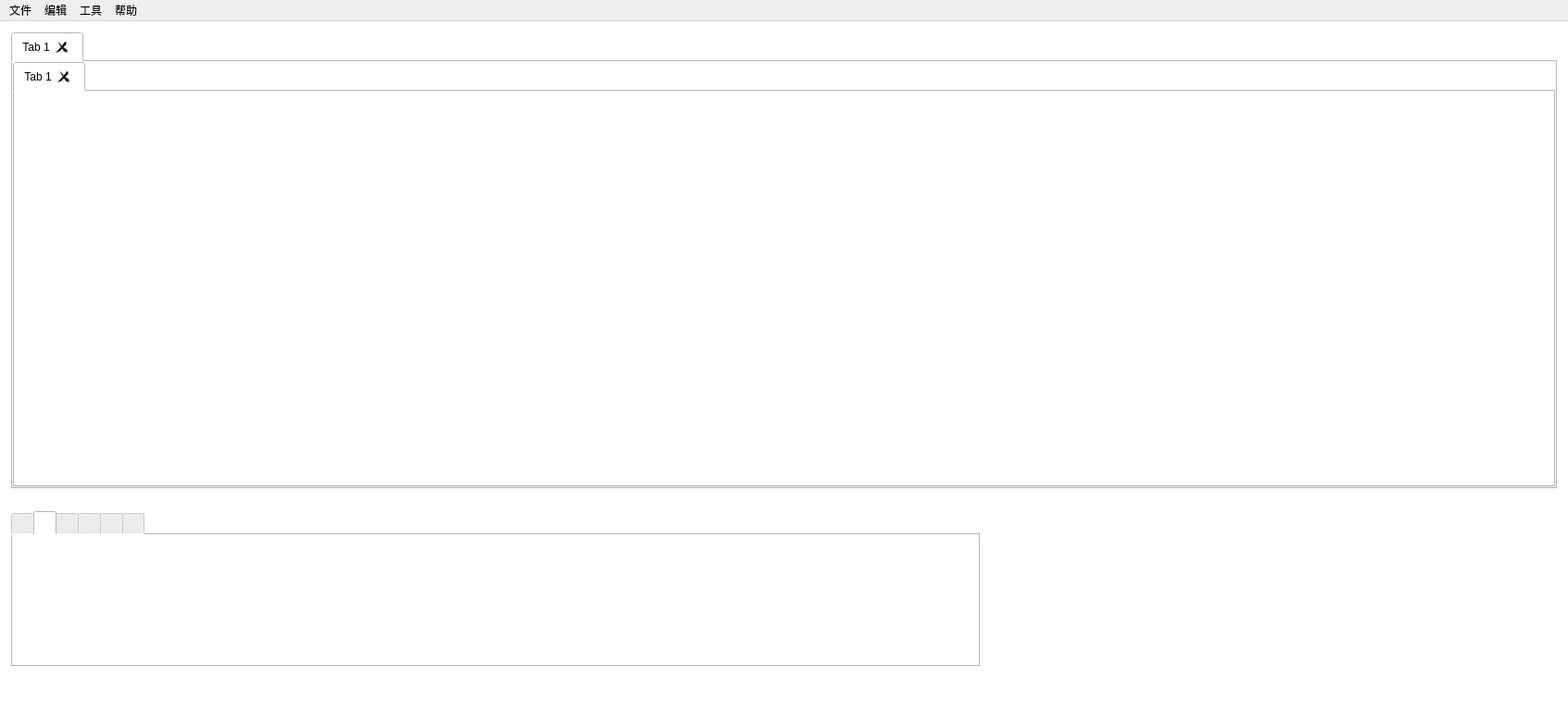
<?xml version="1.0" encoding="UTF-8"?>
<ui version="4.0">
 <class>MainWindow</class>
 <widget class="QMainWindow" name="MainWindow">
  <property name="geometry">
   <rect>
    <x>0</x>
    <y>0</y>
    <width>1693</width>
    <height>757</height>
   </rect>
  </property>
  <property name="windowTitle">
   <string>MainWindow</string>
  </property>
  <property name="styleSheet">
   <string notr="true"/>
  </property>
  <widget class="QWidget" name="centralWidget">
   <property name="styleSheet">
    <string notr="true">color: rgb(255, 255, 255);
background-color: rgb(255, 255, 255);</string>
   </property>
   <layout class="QVBoxLayout" name="verticalLayout_2">
    <property name="spacing">
     <number>0</number>
    </property>
    <property name="leftMargin">
     <number>12</number>
    </property>
    <property name="topMargin">
     <number>12</number>
    </property>
    <property name="rightMargin">
     <number>12</number>
    </property>
    <property name="bottomMargin">
     <number>12</number>
    </property>
    <item>
     <widget class="QTabWidget" name="projects">
      <property name="styleSheet">
       <string notr="true">color: rgb(0, 0, 0);
background-color: rgb(255, 255, 255);
</string>
      </property>
      <property name="currentIndex">
       <number>0</number>
      </property>
      <property name="tabsClosable">
       <bool>true</bool>
      </property>
      <widget class="QWidget" name="tab_4">
       <attribute name="title">
        <string>Tab 1</string>
       </attribute>
       <layout class="QVBoxLayout" name="verticalLayout">
        <property name="spacing">
         <number>0</number>
        </property>
        <property name="leftMargin">
         <number>0</number>
        </property>
        <property name="topMargin">
         <number>0</number>
        </property>
        <property name="rightMargin">
         <number>0</number>
        </property>
        <property name="bottomMargin">
         <number>0</number>
        </property>
        <item>
         <widget class="QTabWidget" name="programs">
          <property name="styleSheet">
           <string notr="true"/>
          </property>
          <property name="currentIndex">
           <number>0</number>
          </property>
          <property name="tabsClosable">
           <bool>true</bool>
          </property>
          <widget class="QWidget" name="tab_6">
           <attribute name="title">
            <string>Tab 1</string>
           </attribute>
           <layout class="QVBoxLayout" name="verticalLayout_3">
            <property name="spacing">
             <number>0</number>
            </property>
            <property name="leftMargin">
             <number>0</number>
            </property>
            <property name="topMargin">
             <number>0</number>
            </property>
            <property name="rightMargin">
             <number>0</number>
            </property>
            <property name="bottomMargin">
             <number>0</number>
            </property>
            <item>
             <widget class="QGraphicsView" name="graphicsView">
              <property name="enabled">
               <bool>true</bool>
              </property>
              <property name="frameShape">
               <enum>QFrame::NoFrame</enum>
              </property>
              <property name="frameShadow">
               <enum>QFrame::Sunken</enum>
              </property>
              <property name="lineWidth">
               <number>0</number>
              </property>
              <property name="midLineWidth">
               <number>0</number>
              </property>
             </widget>
            </item>
           </layout>
          </widget>
         </widget>
        </item>
       </layout>
      </widget>
     </widget>
    </item>
    <item>
     <layout class="QHBoxLayout" name="horizontalLayout">
      <property name="spacing">
       <number>0</number>
      </property>
      <item>
       <widget class="QTabWidget" name="modules">
        <property name="sizePolicy">
         <sizepolicy hsizetype="Expanding" vsizetype="Fixed">
          <horstretch>0</horstretch>
          <verstretch>0</verstretch>
         </sizepolicy>
        </property>
        <property name="minimumSize">
         <size>
          <width>0</width>
          <height>168</height>
         </size>
        </property>
        <property name="maximumSize">
         <size>
          <width>16777215</width>
          <height>168</height>
         </size>
        </property>
        <property name="autoFillBackground">
         <bool>false</bool>
        </property>
        <property name="styleSheet">
         <string notr="true">QTabWidget::tab-bar {left: 250px; }
background-image: url(:/image/mainwindow/widget.png);</string>
        </property>
        <property name="tabShape">
         <enum>QTabWidget::Rounded</enum>
        </property>
        <property name="currentIndex">
         <number>1</number>
        </property>
        <property name="iconSize">
         <size>
          <width>62</width>
          <height>21</height>
         </size>
        </property>
        <property name="elideMode">
         <enum>Qt::ElideNone</enum>
        </property>
        <widget class="QWidget" name="green">
         <property name="styleSheet">
          <string notr="true">background-image: url(:/image/mainwindow/1276_168.png);</string>
         </property>
         <attribute name="icon">
          <iconset resource="image.qrc">
           <normaloff>:/image/mainwindow/green.png</normaloff>:/image/mainwindow/green.png</iconset>
         </attribute>
         <attribute name="title">
          <string/>
         </attribute>
         <layout class="QHBoxLayout" name="horizontalLayout_2">
          <property name="topMargin">
           <number>23</number>
          </property>
          <item>
           <spacer name="horizontalSpacer_2">
            <property name="orientation">
             <enum>Qt::Horizontal</enum>
            </property>
            <property name="sizeHint" stdset="0">
             <size>
              <width>72</width>
              <height>20</height>
             </size>
            </property>
           </spacer>
          </item>
          <item>
           <widget class="QLabel" name="label">
            <property name="sizePolicy">
             <sizepolicy hsizetype="Fixed" vsizetype="Fixed">
              <horstretch>0</horstretch>
              <verstretch>0</verstretch>
             </sizepolicy>
            </property>
            <property name="minimumSize">
             <size>
              <width>117</width>
              <height>110</height>
             </size>
            </property>
            <property name="maximumSize">
             <size>
              <width>117</width>
              <height>110</height>
             </size>
            </property>
            <property name="lineWidth">
             <number>0</number>
            </property>
            <property name="text">
             <string/>
            </property>
            <property name="pixmap">
             <pixmap resource="image.qrc">:/image/mainwindow/green_1.png</pixmap>
            </property>
           </widget>
          </item>
          <item>
           <widget class="QLabel" name="label_2">
            <property name="sizePolicy">
             <sizepolicy hsizetype="Fixed" vsizetype="Fixed">
              <horstretch>0</horstretch>
              <verstretch>0</verstretch>
             </sizepolicy>
            </property>
            <property name="minimumSize">
             <size>
              <width>117</width>
              <height>110</height>
             </size>
            </property>
            <property name="maximumSize">
             <size>
              <width>117</width>
              <height>110</height>
             </size>
            </property>
            <property name="lineWidth">
             <number>0</number>
            </property>
            <property name="text">
             <string/>
            </property>
            <property name="pixmap">
             <pixmap resource="image.qrc">:/image/mainwindow/green_2.png</pixmap>
            </property>
           </widget>
          </item>
          <item>
           <widget class="QLabel" name="label_3">
            <property name="sizePolicy">
             <sizepolicy hsizetype="Fixed" vsizetype="Fixed">
              <horstretch>0</horstretch>
              <verstretch>0</verstretch>
             </sizepolicy>
            </property>
            <property name="minimumSize">
             <size>
              <width>117</width>
              <height>110</height>
             </size>
            </property>
            <property name="maximumSize">
             <size>
              <width>117</width>
              <height>110</height>
             </size>
            </property>
            <property name="lineWidth">
             <number>0</number>
            </property>
            <property name="text">
             <string/>
            </property>
            <property name="pixmap">
             <pixmap resource="image.qrc">:/image/mainwindow/green_3.png</pixmap>
            </property>
           </widget>
          </item>
          <item>
           <widget class="QLabel" name="label_4">
            <property name="sizePolicy">
             <sizepolicy hsizetype="Fixed" vsizetype="Fixed">
              <horstretch>0</horstretch>
              <verstretch>0</verstretch>
             </sizepolicy>
            </property>
            <property name="minimumSize">
             <size>
              <width>117</width>
              <height>110</height>
             </size>
            </property>
            <property name="maximumSize">
             <size>
              <width>117</width>
              <height>110</height>
             </size>
            </property>
            <property name="lineWidth">
             <number>0</number>
            </property>
            <property name="text">
             <string/>
            </property>
            <property name="pixmap">
             <pixmap resource="image.qrc">:/image/mainwindow/green_4.png</pixmap>
            </property>
           </widget>
          </item>
          <item>
           <widget class="QLabel" name="label_5">
            <property name="sizePolicy">
             <sizepolicy hsizetype="Fixed" vsizetype="Fixed">
              <horstretch>0</horstretch>
              <verstretch>0</verstretch>
             </sizepolicy>
            </property>
            <property name="minimumSize">
             <size>
              <width>117</width>
              <height>110</height>
             </size>
            </property>
            <property name="maximumSize">
             <size>
              <width>117</width>
              <height>110</height>
             </size>
            </property>
            <property name="lineWidth">
             <number>0</number>
            </property>
            <property name="text">
             <string/>
            </property>
            <property name="pixmap">
             <pixmap resource="image.qrc">:/image/mainwindow/green_5.png</pixmap>
            </property>
           </widget>
          </item>
          <item>
           <widget class="QLabel" name="label_6">
            <property name="sizePolicy">
             <sizepolicy hsizetype="Fixed" vsizetype="Fixed">
              <horstretch>0</horstretch>
              <verstretch>0</verstretch>
             </sizepolicy>
            </property>
            <property name="minimumSize">
             <size>
              <width>117</width>
              <height>110</height>
             </size>
            </property>
            <property name="maximumSize">
             <size>
              <width>117</width>
              <height>110</height>
             </size>
            </property>
            <property name="lineWidth">
             <number>0</number>
            </property>
            <property name="text">
             <string/>
            </property>
            <property name="pixmap">
             <pixmap resource="image.qrc">:/image/mainwindow/green_6.png</pixmap>
            </property>
           </widget>
          </item>
          <item>
           <widget class="QLabel" name="label_7">
            <property name="sizePolicy">
             <sizepolicy hsizetype="Fixed" vsizetype="Fixed">
              <horstretch>0</horstretch>
              <verstretch>0</verstretch>
             </sizepolicy>
            </property>
            <property name="minimumSize">
             <size>
              <width>117</width>
              <height>110</height>
             </size>
            </property>
            <property name="maximumSize">
             <size>
              <width>117</width>
              <height>110</height>
             </size>
            </property>
            <property name="lineWidth">
             <number>0</number>
            </property>
            <property name="text">
             <string/>
            </property>
            <property name="pixmap">
             <pixmap resource="image.qrc">:/image/mainwindow/green_5.png</pixmap>
            </property>
           </widget>
          </item>
          <item>
           <spacer name="horizontalSpacer">
            <property name="orientation">
             <enum>Qt::Horizontal</enum>
            </property>
            <property name="sizeHint" stdset="0">
             <size>
              <width>72</width>
              <height>20</height>
             </size>
            </property>
           </spacer>
          </item>
         </layout>
        </widget>
        <widget class="QWidget" name="orange">
         <attribute name="icon">
          <iconset resource="image.qrc">
           <normaloff>:/image/mainwindow/yellow.png</normaloff>:/image/mainwindow/yellow.png</iconset>
         </attribute>
         <attribute name="title">
          <string/>
         </attribute>
        </widget>
        <widget class="QWidget" name="yellow">
         <attribute name="icon">
          <iconset resource="image.qrc">
           <normaloff>:/image/mainwindow/orange.png</normaloff>:/image/mainwindow/orange.png</iconset>
         </attribute>
         <attribute name="title">
          <string/>
         </attribute>
         <widget class="QWidget" name="gridLayoutWidget_3">
          <property name="geometry">
           <rect>
            <x>300</x>
            <y>40</y>
            <width>160</width>
            <height>80</height>
           </rect>
          </property>
          <layout class="QGridLayout" name="gridLayout_3"/>
         </widget>
        </widget>
        <widget class="QWidget" name="red">
         <attribute name="icon">
          <iconset resource="image.qrc">
           <normaloff>:/image/mainwindow/white.png</normaloff>:/image/mainwindow/white.png</iconset>
         </attribute>
         <attribute name="title">
          <string/>
         </attribute>
         <widget class="QWidget" name="gridLayoutWidget_2">
          <property name="geometry">
           <rect>
            <x>350</x>
            <y>50</y>
            <width>160</width>
            <height>80</height>
           </rect>
          </property>
          <layout class="QGridLayout" name="gridLayout_2"/>
         </widget>
        </widget>
        <widget class="QWidget" name="blue">
         <attribute name="icon">
          <iconset resource="image.qrc">
           <normaloff>:/image/mainwindow/green.png</normaloff>:/image/mainwindow/green.png</iconset>
         </attribute>
         <attribute name="title">
          <string/>
         </attribute>
         <widget class="QWidget" name="gridLayoutWidget">
          <property name="geometry">
           <rect>
            <x>300</x>
            <y>30</y>
            <width>160</width>
            <height>80</height>
           </rect>
          </property>
          <layout class="QGridLayout" name="gridLayout"/>
         </widget>
        </widget>
        <widget class="QWidget" name="mymodule">
         <attribute name="icon">
          <iconset resource="image.qrc">
           <normaloff>:/image/mainwindow/blue.png</normaloff>:/image/mainwindow/blue.png</iconset>
         </attribute>
         <attribute name="title">
          <string/>
         </attribute>
         <widget class="QWidget" name="gridLayoutWidget_6">
          <property name="geometry">
           <rect>
            <x>120</x>
            <y>10</y>
            <width>160</width>
            <height>80</height>
           </rect>
          </property>
          <layout class="QGridLayout" name="gridLayout_6"/>
         </widget>
        </widget>
       </widget>
      </item>
      <item>
       <widget class="QLabel" name="label_43">
        <property name="sizePolicy">
         <sizepolicy hsizetype="Fixed" vsizetype="Fixed">
          <horstretch>0</horstretch>
          <verstretch>0</verstretch>
         </sizepolicy>
        </property>
        <property name="minimumSize">
         <size>
          <width>623</width>
          <height>217</height>
         </size>
        </property>
        <property name="maximumSize">
         <size>
          <width>623</width>
          <height>217</height>
         </size>
        </property>
        <property name="text">
         <string/>
        </property>
        <property name="pixmap">
         <pixmap resource="image.qrc">:/image/mainwindow/623_217.png</pixmap>
        </property>
       </widget>
      </item>
     </layout>
    </item>
   </layout>
  </widget>
  <widget class="QMenuBar" name="menuBar">
   <property name="geometry">
    <rect>
     <x>0</x>
     <y>0</y>
     <width>1693</width>
     <height>23</height>
    </rect>
   </property>
   <property name="autoFillBackground">
    <bool>false</bool>
   </property>
   <property name="styleSheet">
    <string notr="true"/>
   </property>
   <widget class="QMenu" name="file">
    <property name="styleSheet">
     <string notr="true"/>
    </property>
    <property name="title">
     <string>文件</string>
    </property>
    <addaction name="actionNew_project"/>
    <addaction name="actionNew_program"/>
    <addaction name="actionOpen_project"/>
    <addaction name="separator"/>
    <addaction name="actionClose_file"/>
    <addaction name="actionClose_project"/>
    <addaction name="separator"/>
    <addaction name="actionSave_project"/>
    <addaction name="actionSava_as"/>
    <addaction name="separator"/>
    <addaction name="actionPrint"/>
    <addaction name="separator"/>
    <addaction name="actionExit"/>
   </widget>
   <widget class="QMenu" name="edit">
    <property name="title">
     <string>编辑</string>
    </property>
    <widget class="QMenu" name="menuLanguage">
     <property name="title">
      <string>更改语言</string>
     </property>
     <addaction name="actionChinese"/>
     <addaction name="actionEnglish"/>
    </widget>
    <addaction name="actionUndo"/>
    <addaction name="actionRedo"/>
    <addaction name="separator"/>
    <addaction name="actionCut"/>
    <addaction name="actionCopy"/>
    <addaction name="actionPaste"/>
    <addaction name="menuLanguage"/>
   </widget>
   <widget class="QMenu" name="tool">
    <property name="title">
     <string>工具</string>
    </property>
    <addaction name="actionVoice"/>
    <addaction name="actionImage"/>
    <addaction name="actionMymodule"/>
    <addaction name="actionUpdate"/>
    <addaction name="actionWireless"/>
    <addaction name="actionModuleImport"/>
    <addaction name="actionDownload"/>
    <addaction name="actionMemoryBrowser"/>
    <addaction name="actionLogManager"/>
    <addaction name="actionDeleteFromDateSet"/>
    <addaction name="actionCreateLogProject"/>
    <addaction name="actionExportDateSet"/>
    <addaction name="actionImportProjectBlock"/>
   </widget>
   <widget class="QMenu" name="help">
    <property name="title">
     <string>帮助</string>
    </property>
    <addaction name="actionContextHelp"/>
    <addaction name="actionEV3help"/>
    <addaction name="separator"/>
    <addaction name="actionUpdateSoftware"/>
    <addaction name="separator"/>
    <addaction name="actionAbout"/>
   </widget>
   <addaction name="file"/>
   <addaction name="edit"/>
   <addaction name="tool"/>
   <addaction name="help"/>
  </widget>
  <action name="actionNew_project">
   <property name="text">
    <string>新建项目</string>
   </property>
  </action>
  <action name="actionNew_program">
   <property name="text">
    <string>添加程序</string>
   </property>
   <property name="shortcut">
    <string>Ctrl+N</string>
   </property>
  </action>
  <action name="actionOpen_project">
   <property name="text">
    <string>打开项目</string>
   </property>
   <property name="shortcut">
    <string>Ctrl+O</string>
   </property>
  </action>
  <action name="actionClose_file">
   <property name="text">
    <string>关闭文档</string>
   </property>
   <property name="shortcut">
    <string>Ctrl+W</string>
   </property>
  </action>
  <action name="actionClose_project">
   <property name="text">
    <string>关闭项目</string>
   </property>
   <property name="shortcut">
    <string>Ctrl+Shift+W</string>
   </property>
  </action>
  <action name="actionSave_project">
   <property name="text">
    <string>保存项目</string>
   </property>
   <property name="shortcut">
    <string>Ctrl+S</string>
   </property>
  </action>
  <action name="actionSava_as">
   <property name="text">
    <string>项目另存为...</string>
   </property>
   <property name="shortcut">
    <string>Ctrl+Shift+S</string>
   </property>
  </action>
  <action name="actionPrint">
   <property name="text">
    <string>打印</string>
   </property>
   <property name="shortcut">
    <string>Ctrl+P</string>
   </property>
  </action>
  <action name="actionExit">
   <property name="text">
    <string>退出</string>
   </property>
  </action>
  <action name="actionUndo">
   <property name="text">
    <string>撤销</string>
   </property>
   <property name="shortcut">
    <string>Ctrl+Z</string>
   </property>
  </action>
  <action name="actionRedo">
   <property name="text">
    <string>重做</string>
   </property>
   <property name="shortcut">
    <string>Ctrl+Y</string>
   </property>
  </action>
  <action name="actionCut">
   <property name="text">
    <string>剪切</string>
   </property>
   <property name="shortcut">
    <string>Ctrl+X</string>
   </property>
  </action>
  <action name="actionCopy">
   <property name="text">
    <string>复制</string>
   </property>
   <property name="shortcut">
    <string>Ctrl+C</string>
   </property>
  </action>
  <action name="actionPaste">
   <property name="text">
    <string>粘贴</string>
   </property>
   <property name="shortcut">
    <string>Ctrl+V</string>
   </property>
  </action>
  <action name="actionChinese">
   <property name="text">
    <string>中文</string>
   </property>
  </action>
  <action name="actionEnglish">
   <property name="text">
    <string>英文</string>
   </property>
  </action>
  <action name="actionVoice">
   <property name="text">
    <string>声音编辑器</string>
   </property>
   <property name="shortcut">
    <string>S</string>
   </property>
   <property name="shortcutContext">
    <enum>Qt::WidgetShortcut</enum>
   </property>
  </action>
  <action name="actionImage">
   <property name="text">
    <string>图像编辑器</string>
   </property>
  </action>
  <action name="actionMymodule">
   <property name="text">
    <string>我的模块创建器</string>
   </property>
  </action>
  <action name="actionUpdate">
   <property name="text">
    <string>固件升级</string>
   </property>
  </action>
  <action name="actionWireless">
   <property name="text">
    <string>无线设置</string>
   </property>
  </action>
  <action name="actionModuleImport">
   <property name="text">
    <string>模块导入向导</string>
   </property>
  </action>
  <action name="actionDownload">
   <property name="text">
    <string>作为应用下载</string>
   </property>
  </action>
  <action name="actionMemoryBrowser">
   <property name="text">
    <string>内存浏览器</string>
   </property>
  </action>
  <action name="actionLogManager">
   <property name="text">
    <string>数据日志文件管理器</string>
   </property>
  </action>
  <action name="actionDeleteFromDateSet">
   <property name="text">
    <string>从数据设备中删除值</string>
   </property>
  </action>
  <action name="actionCreateLogProject">
   <property name="text">
    <string>创建数据日志程序</string>
   </property>
  </action>
  <action name="actionExportDateSet">
   <property name="text">
    <string>导出数据设置</string>
   </property>
  </action>
  <action name="actionImportProjectBlock">
   <property name="text">
    <string>导入程序块程序</string>
   </property>
  </action>
  <action name="actionContextHelp">
   <property name="text">
    <string>显示上下文帮助</string>
   </property>
   <property name="shortcut">
    <string>Ctrl+H</string>
   </property>
  </action>
  <action name="actionEV3help">
   <property name="text">
    <string>显示EV3帮助</string>
   </property>
  </action>
  <action name="actionUpdateSoftware">
   <property name="text">
    <string>检查软件更新</string>
   </property>
  </action>
  <action name="actionAbout">
   <property name="text">
    <string>关于...</string>
   </property>
  </action>
 </widget>
 <layoutdefault spacing="6" margin="11"/>
 <resources>
  <include location="image.qrc"/>
 </resources>
 <connections/>
</ui>
